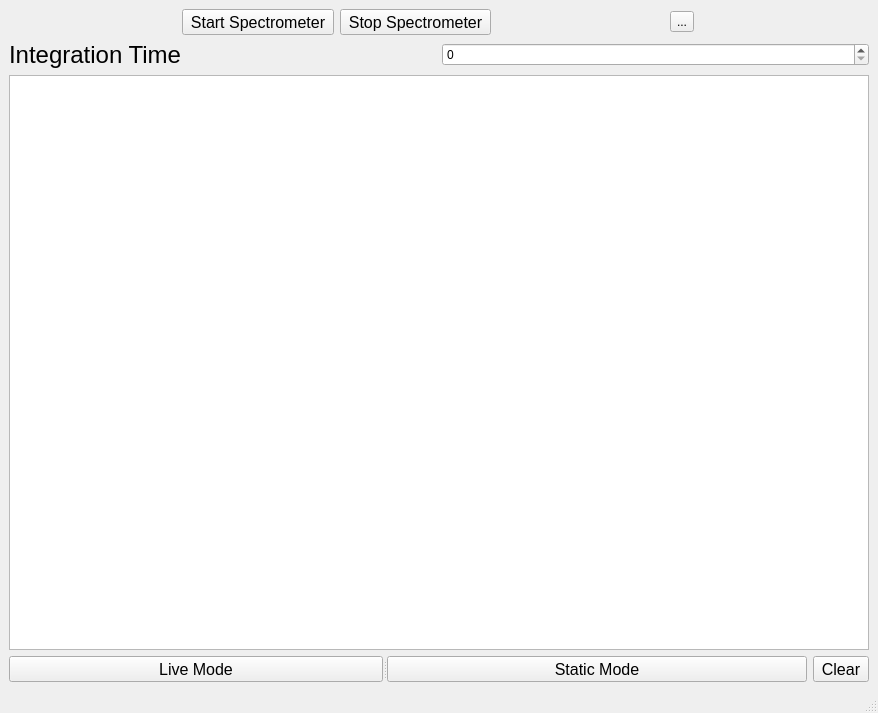
<?xml version="1.0" encoding="UTF-8"?>
<ui version="4.0">
 <class>MainWindow</class>
 <widget class="QMainWindow" name="MainWindow">
  <property name="geometry">
   <rect>
    <x>0</x>
    <y>0</y>
    <width>878</width>
    <height>713</height>
   </rect>
  </property>
  <property name="windowTitle">
   <string>Power Meter</string>
  </property>
  <widget class="QWidget" name="centralwidget">
   <layout class="QGridLayout" name="gridLayout">
    <item row="2" column="0" colspan="2">
     <widget class="PlotWidget" name="intensitiesTrace"/>
    </item>
    <item row="0" column="0" colspan="2">
     <layout class="QHBoxLayout" name="horizontalLayout_3">
      <item>
       <layout class="QHBoxLayout" name="horizontalLayout">
        <item>
         <widget class="QToolButton" name="startButton">
          <property name="font">
           <font>
            <pointsize>12</pointsize>
           </font>
          </property>
          <property name="text">
           <string>Start Spectrometer</string>
          </property>
          <property name="icon">
           <iconset>
            <normaloff>../../artwork/icons/qudiTheme/22x22/start-counter.png</normaloff>../../artwork/icons/qudiTheme/22x22/start-counter.png</iconset>
          </property>
          <property name="iconSize">
           <size>
            <width>100</width>
            <height>16</height>
           </size>
          </property>
          <property name="toolButtonStyle">
           <enum>Qt::ToolButtonTextOnly</enum>
          </property>
         </widget>
        </item>
        <item>
         <widget class="QToolButton" name="stopButton">
          <property name="font">
           <font>
            <pointsize>12</pointsize>
           </font>
          </property>
          <property name="text">
           <string>Stop Spectrometer</string>
          </property>
          <property name="icon">
           <iconset>
            <normaloff>../../artwork/icons/qudiTheme/22x22/stop-counter.png</normaloff>../../artwork/icons/qudiTheme/22x22/stop-counter.png</iconset>
          </property>
          <property name="iconSize">
           <size>
            <width>100</width>
            <height>16</height>
           </size>
          </property>
          <property name="toolButtonStyle">
           <enum>Qt::ToolButtonTextOnly</enum>
          </property>
         </widget>
        </item>
       </layout>
      </item>
      <item>
       <widget class="QToolButton" name="startButton_4">
        <property name="text">
         <string>...</string>
        </property>
        <property name="icon">
         <iconset>
          <normaloff>../../../../../anaconda3/envs/qudi-env/Lib/site-packages/qudi/artwork/icons/document-save.svg</normaloff>../../../../../anaconda3/envs/qudi-env/Lib/site-packages/qudi/artwork/icons/document-save.svg</iconset>
        </property>
        <property name="iconSize">
         <size>
          <width>32</width>
          <height>32</height>
         </size>
        </property>
        <property name="popupMode">
         <enum>QToolButton::InstantPopup</enum>
        </property>
       </widget>
      </item>
     </layout>
    </item>
    <item row="3" column="1">
     <widget class="QToolButton" name="clearButton_2">
      <property name="font">
       <font>
        <pointsize>12</pointsize>
       </font>
      </property>
      <property name="text">
       <string>Clear</string>
      </property>
      <property name="icon">
       <iconset>
        <normaloff>../../artwork/icons/qudiTheme/22x22/start-counter.png</normaloff>../../artwork/icons/qudiTheme/22x22/start-counter.png</iconset>
      </property>
      <property name="iconSize">
       <size>
        <width>100</width>
        <height>16</height>
       </size>
      </property>
      <property name="toolButtonStyle">
       <enum>Qt::ToolButtonTextOnly</enum>
      </property>
     </widget>
    </item>
    <item row="1" column="0" colspan="2">
     <layout class="QHBoxLayout" name="horizontalLayout_2">
      <item>
       <widget class="QLabel" name="label_4">
        <property name="font">
         <font>
          <pointsize>18</pointsize>
         </font>
        </property>
        <property name="text">
         <string>Integration Time</string>
        </property>
       </widget>
      </item>
      <item>
       <widget class="QSpinBox" name="integrationTime"/>
      </item>
     </layout>
    </item>
    <item row="3" column="0">
     <widget class="QSplitter" name="splitter">
      <property name="orientation">
       <enum>Qt::Horizontal</enum>
      </property>
      <widget class="QToolButton" name="liveButton">
       <property name="font">
        <font>
         <pointsize>12</pointsize>
        </font>
       </property>
       <property name="text">
        <string>Live Mode</string>
       </property>
       <property name="icon">
        <iconset>
         <normaloff>../../artwork/icons/qudiTheme/22x22/start-counter.png</normaloff>../../artwork/icons/qudiTheme/22x22/start-counter.png</iconset>
       </property>
       <property name="iconSize">
        <size>
         <width>100</width>
         <height>16</height>
        </size>
       </property>
       <property name="toolButtonStyle">
        <enum>Qt::ToolButtonTextOnly</enum>
       </property>
      </widget>
      <widget class="QToolButton" name="staticButton">
       <property name="font">
        <font>
         <pointsize>12</pointsize>
        </font>
       </property>
       <property name="text">
        <string>Static Mode</string>
       </property>
       <property name="icon">
        <iconset>
         <normaloff>../../artwork/icons/qudiTheme/22x22/start-counter.png</normaloff>../../artwork/icons/qudiTheme/22x22/start-counter.png</iconset>
       </property>
       <property name="iconSize">
        <size>
         <width>100</width>
         <height>16</height>
        </size>
       </property>
       <property name="toolButtonStyle">
        <enum>Qt::ToolButtonTextOnly</enum>
       </property>
      </widget>
     </widget>
    </item>
   </layout>
  </widget>
  <widget class="QMenuBar" name="menubar">
   <property name="geometry">
    <rect>
     <x>0</x>
     <y>0</y>
     <width>878</width>
     <height>31</height>
    </rect>
   </property>
  </widget>
  <widget class="QStatusBar" name="statusbar"/>
 </widget>
 <customwidgets>
  <customwidget>
   <class>PlotWidget</class>
   <extends>QGraphicsView</extends>
   <header>pyqtgraph</header>
  </customwidget>
 </customwidgets>
 <resources/>
 <connections/>
</ui>
